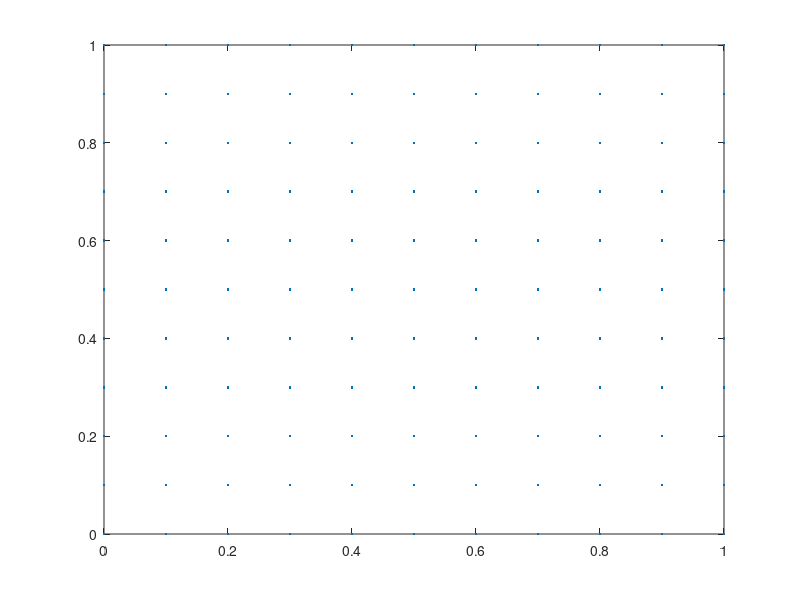

Reproduce this figure in MATLAB.
h = 1/10;
x=0:h:1; M=length(x);
for i =1:M
      N(M*(i-1)+1: M*i, 1:2)=[(i-1)*h*ones(M,1) x'];
end

plot(N(:,1),N(:,2),".")
